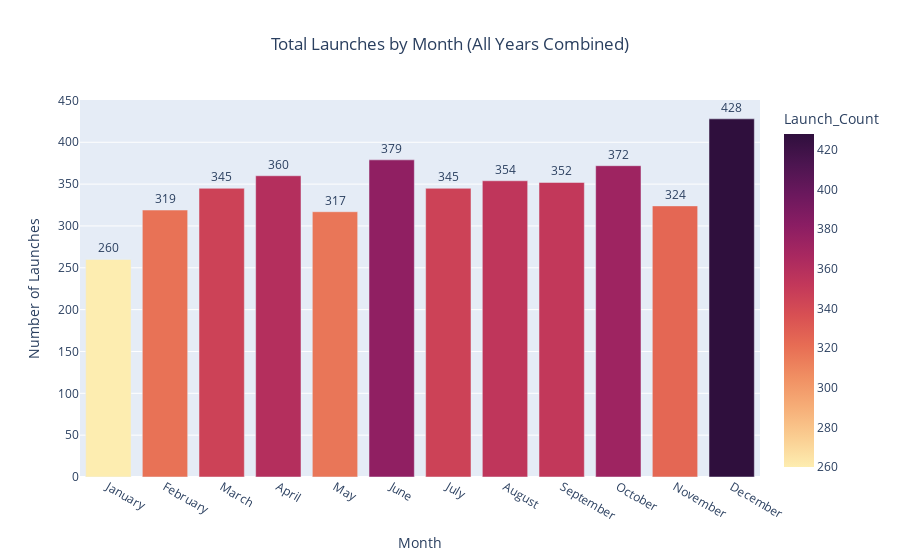

Source (notebook cell):
### Code cell
import plotly.express as px

fig = px.bar(
    launches_by_month,
    x='Month_Name',
    y='Launch_Count',
    color='Launch_Count',
    color_continuous_scale='matter',
    title='Total Launches by Month (All Years Combined)',
    text='Launch_Count'
)

fig.update_traces(texttemplate='%{text}', textposition='outside')
fig.update_layout(
    xaxis_title='Month',
    yaxis_title='Number of Launches',
    title_x=0.5,
    showlegend=False
)

fig.show()

### Figure 1 — Plotly figure (JSON) as saved in the notebook; plotly's stock layout.template omitted (floating-point values rounded to 4 significant figures)
{"data": [{"hovertemplate": "Month_Name=%{x}<br>Launch_Count=%{marker.color}<extra></extra>", "legendgroup": "", "marker": {"color": [260, 319, 345, 360, 317, 379, 345, 354, 352, 372, 324, 428], "coloraxis": "coloraxis", "pattern": {"shape": ""}}, "name": "", "orientation": "v", "showlegend": false, "text": [260.0, 319.0, 345.0, 360.0, 317.0, 379.0, 345.0, 354.0, 352.0, 372.0, 324.0, 428.0], "textposition": "outside", "texttemplate": "%{text}", "type": "bar", "x": ["January", "February", "March", "April", "May", "June", "July", "August", "September", "October", "November", "December"], "xaxis": "x", "y": [260, 319, 345, 360, 317, 379, 345, 354, 352, 372, 324, 428], "yaxis": "y"}], "layout": {"barmode": "relative", "coloraxis": {"colorbar": {"title": {"text": "Launch_Count"}}, "colorscale": [[0, "rgb(253, 237, 176)"], [0.09091, "rgb(250, 205, 145)"], [0.1818, "rgb(246, 173, 119)"], [0.2727, "rgb(240, 142, 98)"], [0.3636, "rgb(231, 109, 84)"], [0.4545, "rgb(216, 80, 83)"], [0.5455, "rgb(195, 56, 90)"], [0.6364, "rgb(168, 40, 96)"], [0.7273, "rgb(138, 29, 99)"], [0.8182, "rgb(107, 24, 93)"], [0.9091, "rgb(76, 21, 80)"], [1, "rgb(47, 15, 61)"]]}, "legend": {"tracegroupgap": 0}, "showlegend": false, "title": {"text": "Total Launches by Month (All Years Combined)", "x": 0.5}, "xaxis": {"anchor": "y", "domain": [0, 1], "title": {"text": "Month"}}, "yaxis": {"anchor": "x", "domain": [0, 1], "title": {"text": "Number of Launches"}}}}
